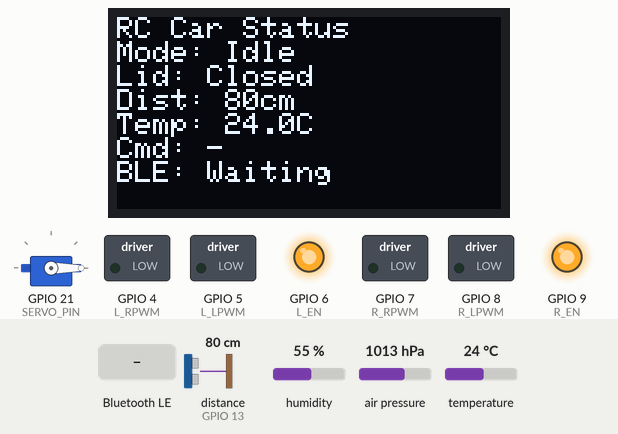
This sketch was run on a simulated ESP32-S3. On the bench: 128×64 one-colour display, servo, switched loads named in the sketch (green lamp = pin HIGH), output pins drawn as LEDs (lit = HIGH). Wiring (inferred from the names in the program): ultrasonic range finder: trigger GPIO 12; echo GPIO 13. The inputs (shaded band) are chosen by the test bench; at power-on: distance to the obstacle (sensor on GPIO 13) 80 cm, temperature 24 °C, humidity 55 %, air pressure 1013 hPa. The echo pulse lasts 58.3 µs per cm; nothing arrives over Bluetooth unless stated; a phone connects over Bluetooth LE 3 s after start; pins used as bus, display or sensor lines are not drawn; what the sketch prints to the serial monitor is not drawn.

Above: at 1.3 s.
1.4 s: Bluetooth LE write "1" received
At 4.2 s:
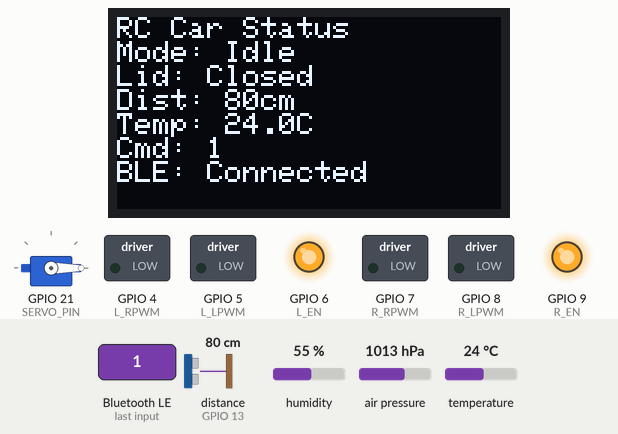
4.9 s: distance to the obstacle (sensor on GPIO 13) set to 2 cm
At 5.3 s:
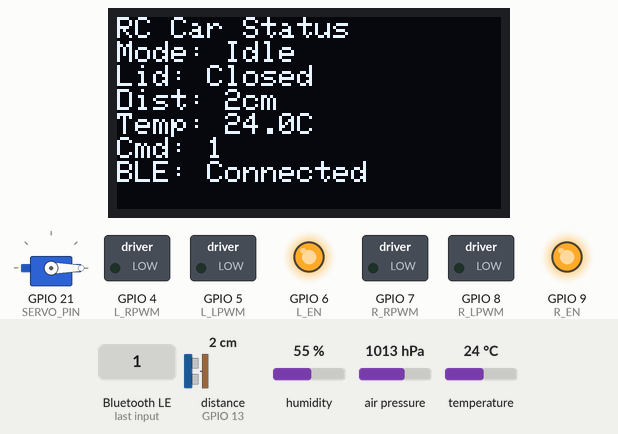
6.4 s: temperature set to 12 °C
At 7.9 s:
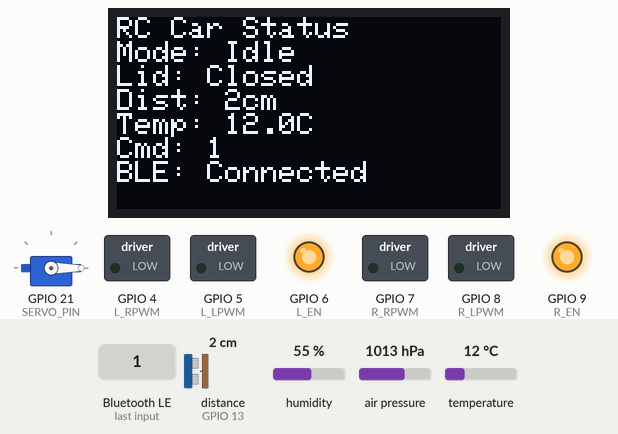
8.2 s: Bluetooth LE write "0" received
At 9.3 s:
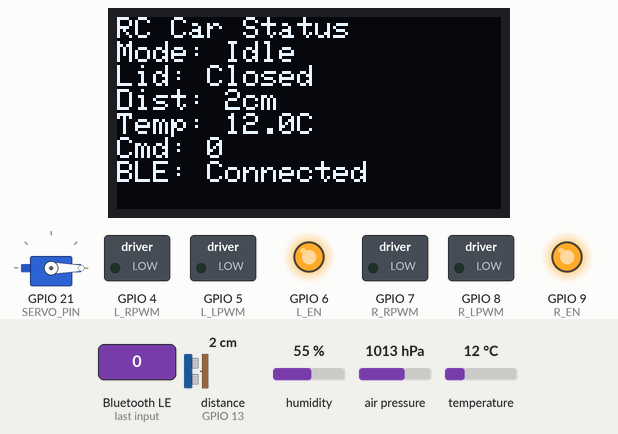
9.7 s: distance to the obstacle (sensor on GPIO 13) set to 4 cm
At 10.7 s:
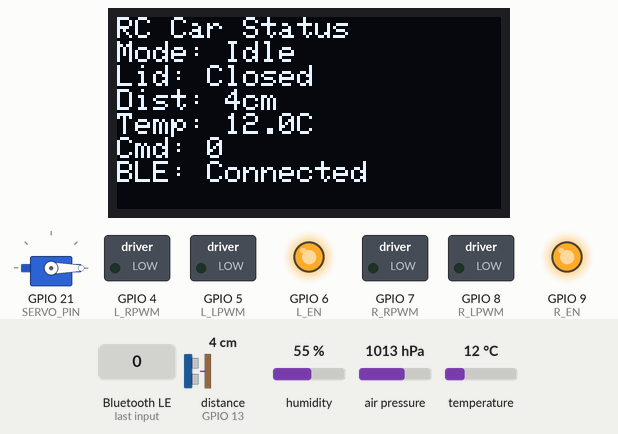
11.2 s: temperature set to 19 °C
Timing chart, 0 to 14.2 s (numbered marks = the images above; inputs shaded):
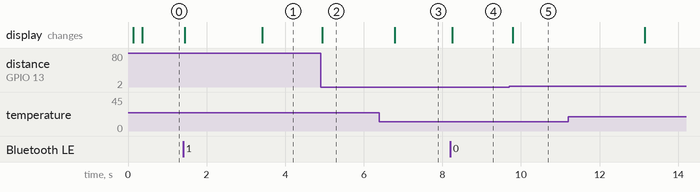

Measured:
- after the input at 1.4 s, the display: first changes at once (image 1 shows a later state)
- after the input at 4.9 s, the display: changes after 0.05 s (image 2)
- after the input at 6.4 s, the display: changes after 0.39 s (image 3)
- after the input at 8.2 s, the display: changes after 0.05 s (image 4)
- after the input at 9.7 s, the display: changes after 0.09 s (image 5)

The sketch:

bangla_rc_car.ino
```cpp
/*
  Bangla Voice-Controlled RC Car — Follow Me + Lid Servo
  Board: ESP32-S3-WROOM-1 N16R8 (Arduino IDE)

  ARCHITECTURE:
  The ESP32 cannot understand speech itself. Your phone (using the
  companion "bangla_voice_control.html" page) listens in Bangla,
  turns speech into short command words, and sends them to this
  sketch over Bluetooth LE. This sketch drives the hardware and
  sends short Bangla replies back, which your phone speaks aloud.

  REQUIRED LIBRARIES (Arduino IDE > Tools > Manage Libraries):
   - ESP32Servo
   - Adafruit GFX Library
   - Adafruit SSD1306
   - Adafruit Unified Sensor
   - Adafruit BMP085 Library      (works for BMP180 / GY-68)
   - DHT sensor library (by Adafruit)
   - MFRC522                     (by GithubCommunity)
   (BLEDevice/BLEServer come built-in with the ESP32 board package)

  BOARD SETTINGS (Tools menu):
   - Board: "ESP32S3 Dev Module"
   - USB CDC On Boot: "Enabled"
   - Flash Size: "16MB"
   - PSRAM: "OPI PSRAM"
   - Partition Scheme: "16M Flash (3MB APP/9.9MB FATFS)" or similar

  CALIBRATE before first real use:
   - LID_OPEN_ANGLE / LID_CLOSED_ANGLE for your box
   - FOLLOW_FAR_CM / FOLLOW_NEAR_CM for your follow-me comfort distance
*/

#include <Wire.h>
#include <SPI.h>
#include <ESP32Servo.h>
#include <Adafruit_GFX.h>
#include <Adafruit_SSD1306.h>
#include <Adafruit_Sensor.h>
#include <Adafruit_BMP085.h>
#include <DHT.h>
#include <MFRC522.h>
#include <BLEDevice.h>
#include <BLEServer.h>
#include <BLEUtils.h>
#include <BLE2902.h>

// ---------------- Pin map ----------------
#define I2C_SDA   1
#define I2C_SCL   2

#define L_RPWM    4
#define L_LPWM    5
#define L_EN      6

#define R_RPWM    7
#define R_LPWM    8
#define R_EN      9

#define DHT_PIN   11
#define DHT_TYPE  DHT11

#define SERVO_PIN 21

#define TRIG_PIN  12
#define ECHO_PIN  13

#define RFID_SCK  39
#define RFID_MISO 41
#define RFID_MOSI 40
#define RFID_SS   42
#define RFID_RST  38

// ---------------- Objects ----------------
Adafruit_SSD1306 display(128, 64, &Wire, -1);
Adafruit_BMP085 bmp;
DHT dht(DHT_PIN, DHT_TYPE);
Servo lidServo;
MFRC522 rfid(RFID_SS, RFID_RST);

// ---------------- BLE (Nordic UART-style service) ----------------
#define SERVICE_UUID  "6E400001-B5A3-F393-E0A9-E50E24DCCA9E"
#define CHAR_RX_UUID  "6E400002-B5A3-F393-E0A9-E50E24DCCA9E" // phone -> car
#define CHAR_TX_UUID  "6E400003-B5A3-F393-E0A9-E50E24DCCA9E" // car -> phone

BLEServer *bleServer;
BLECharacteristic *txChar;
bool bleConnected = false;
volatile bool newCommand = false;
String incomingCmd = "";

// ---------------- State ----------------
enum Mode { IDLE, DRIVING, FOLLOWING };
Mode currentMode = IDLE;
unsigned long driveUntil = 0;

const int DRIVE_MS    = 1000;  // each voice drive command runs this long
const int DRIVE_SPEED = 200;   // 0-255
const int TURN_SPEED  = 180;

const float FOLLOW_FAR_CM  = 40; // if farther than this, drive forward
const float FOLLOW_NEAR_CM = 20; // if closer than this, stop

int LID_OPEN_ANGLE   = 90;  // calibrate for your box
int LID_CLOSED_ANGLE = 0;   // calibrate for your box
bool lidOpen = false;

unsigned long lastSensorRead = 0;
float temperature = 0, distanceCm = -1;
double pressure = 0;
String lastCmdShown = "-";

// ---------------- BLE callbacks ----------------
class ServerCallbacks : public BLEServerCallbacks {

  void onConnect(BLEServer* s) override {
      bleConnected = true;
      Serial.println("Phone connected");
  }

  void onDisconnect(BLEServer* s) override {

      bleConnected = false;

      Serial.println("Phone disconnected");

      delay(300);

      BLEDevice::startAdvertising();
  }
};

class RxCallbacks : public BLECharacteristicCallbacks {
  void onWrite(BLECharacteristic *c) override {
    String v = String(c->getValue().c_str());
    v.trim();
    if (v.length() > 0) {
      Serial.print("Received: ");
      Serial.println(v);

      incomingCmd = v;
      newCommand = true;
    }
  }
};

void speak(const String &bnText) {
  if (bleConnected) {
    txChar->setValue(bnText.c_str());
    txChar->notify();
  }
  Serial.println(bnText);
}

// ---------------- Motor control ----------------
void setLeftMotor(int speed) {
  if (speed >= 0) { analogWrite(L_RPWM, speed); analogWrite(L_LPWM, 0); }
  else            { analogWrite(L_RPWM, 0); analogWrite(L_LPWM, -speed); }
}
void setRightMotor(int speed) {
  if (speed >= 0) { analogWrite(R_RPWM, speed); analogWrite(R_LPWM, 0); }
  else            { analogWrite(R_RPWM, 0); analogWrite(R_LPWM, -speed); }
}
void stopMotors() {
  setLeftMotor(0);
  setRightMotor(0);
  currentMode = IDLE;
}
void driveForward(int spd = DRIVE_SPEED) { setLeftMotor(spd); setRightMotor(spd); }
void driveBackward(int spd = DRIVE_SPEED) { setLeftMotor(-spd); setRightMotor(-spd); }
void turnLeft(int spd = TURN_SPEED)  { setLeftMotor(-spd); setRightMotor(spd); }
void turnRight(int spd = TURN_SPEED) { setLeftMotor(spd);  setRightMotor(-spd); }

// ---------------- Ultrasonic ----------------
float readDistanceCm() {
  digitalWrite(TRIG_PIN, LOW); delayMicroseconds(2);
  digitalWrite(TRIG_PIN, HIGH); delayMicroseconds(10);
  digitalWrite(TRIG_PIN, LOW);
  long duration = pulseIn(ECHO_PIN, HIGH, 25000); // 25ms timeout ~ 4m
  if (duration == 0) return -1;
  return duration * 0.0343f / 2.0f;
}

// ---------------- Lid servo ----------------
void openLid() {
  lidServo.write(LID_OPEN_ANGLE);
  lidOpen = true;
  speak("বক্স খোলা হয়েছে");
}
void closeLid() {
  lidServo.write(LID_CLOSED_ANGLE);
  lidOpen = false;
  speak("বক্স বন্ধ করা হয়েছে");
}

// ---------------- OLED ----------------
void updateDisplay() {
  display.clearDisplay();
  display.setCursor(0, 0);
  display.setTextSize(1);
  display.println("RC Car Status");
  display.print("Mode: ");
  display.println(currentMode == IDLE ? "Idle" : currentMode == DRIVING ? "Drive" : "Follow");
  display.print("Lid: ");  display.println(lidOpen ? "Open" : "Closed");
  display.print("Dist: "); display.print(distanceCm, 0); display.println("cm");
  display.print("Temp: "); display.print(temperature, 1); display.println("C");
  display.print("Cmd: ");  display.println(lastCmdShown);
  display.print("BLE: ");  display.println(bleConnected ? "Connected" : "Waiting");
  display.display();
}

// ---------------- Command handling ----------------
// The phone app sends one of these canonical Bangla words/phrases.
void handleCommand(String cmd) {
  lastCmdShown = cmd;
  Serial.print("Command = ");
  Serial.println(cmd);
  if (cmd == "সামনে") {
    currentMode = DRIVING;
    driveForward();
    driveUntil = millis() + DRIVE_MS;
    speak("সামনে যাচ্ছি");
  } else if (cmd == "পেছনে") {
    currentMode = DRIVING;
    driveBackward();
    driveUntil = millis() + DRIVE_MS;
    speak("পেছনে যাচ্ছি");
  } else if (cmd == "বামে") {
    currentMode = DRIVING;
    turnLeft();
    driveUntil = millis() + DRIVE_MS;
    speak("বামে ঘুরছি");
  } else if (cmd == "ডানে") {
    currentMode = DRIVING;
    turnRight();
    driveUntil = millis() + DRIVE_MS;
    speak("ডানে ঘুরছি");
  } else if (cmd == "থামো") {
    stopMotors();
    speak("থেমে গেছি");
  } else if (cmd == "ফলো") {
    currentMode = FOLLOWING;
    speak("আমি আপনাকে ফলো করছি");
  } else if (cmd == "ফলো বন্ধ") {
    stopMotors();
    speak("ফলো করা বন্ধ করেছি");
  } else if (cmd == "খোলো") {
    openLid();
  } else if (cmd == "বন্ধ") {
    closeLid();
  } else if (cmd == "স্ট্যাটাস") {
    String msg = "তাপমাত্রা " + String(temperature, 1) +
                 " ডিগ্রি, দূরত্ব " + String(distanceCm, 0) + " সেন্টিমিটার";
    speak(msg);
  } else {
    speak("দুঃখিত, বুঝতে পারিনি");
  }

  updateDisplay();
}

// ---------------- Setup ----------------
void setup() {
  Serial.begin(115200);

  pinMode(L_RPWM, OUTPUT); pinMode(L_LPWM, OUTPUT); pinMode(L_EN, OUTPUT);
  pinMode(R_RPWM, OUTPUT); pinMode(R_LPWM, OUTPUT); pinMode(R_EN, OUTPUT);
  digitalWrite(L_EN, HIGH);
  digitalWrite(R_EN, HIGH);

  pinMode(TRIG_PIN, OUTPUT);
  pinMode(ECHO_PIN, INPUT);

  Wire.begin(I2C_SDA, I2C_SCL);
  display.begin(SSD1306_SWITCHCAPVCC, 0x3C);
  display.clearDisplay();
  display.display();

  bmp.begin();
  dht.begin();

  lidServo.setPeriodHertz(50);
  lidServo.attach(SERVO_PIN, 500, 2400);
  closeLid();

  SPI.begin(RFID_SCK, RFID_MISO, RFID_MOSI, RFID_SS);
  rfid.PCD_Init();

  BLEDevice::init("BanglaRC-Car");
  bleServer = BLEDevice::createServer();
  bleServer->setCallbacks(new ServerCallbacks());
  BLEService *service = bleServer->createService(SERVICE_UUID);

  txChar = service->createCharacteristic(CHAR_TX_UUID, BLECharacteristic::PROPERTY_NOTIFY);
  txChar->addDescriptor(new BLE2902());

  BLECharacteristic *rxChar = service->createCharacteristic(CHAR_RX_UUID, BLECharacteristic::PROPERTY_WRITE);
  rxChar->setCallbacks(new RxCallbacks());

  service->start();

  // IMPORTANT: by default the ESP32 BLE library does NOT put the device's
  // name into the advertisement/scan-response packet, so Chrome's
  // requestDevice({filters:[{name:...}]}) can fail to find it even though
  // the device is advertising. Force the name in explicitly.
  service->start();

  BLEAdvertising *advertising = BLEDevice::getAdvertising();

  BLEAdvertisementData advData;
  advData.setName("BanglaRC-Car");
  advData.setCompleteServices(BLEUUID(SERVICE_UUID));

  advertising->setAdvertisementData(advData);

  BLEAdvertisementData scanData;
  scanData.setName("BanglaRC-Car");

  advertising->setScanResponseData(scanData);

  advertising->setScanResponse(true);

  BLEDevice::startAdvertising();

  updateDisplay();
  Serial.println("BLE advertising as BanglaRC-Car — open Serial Monitor to confirm this line prints without the board rebooting.");
}

// ---------------- Loop ----------------
void loop() {
  if (newCommand) {
    newCommand = false;
    handleCommand(incomingCmd);
  }

  // Auto-stop after a timed drive pulse
  if (currentMode == DRIVING && millis() > driveUntil) {
    stopMotors();
  }

  // Follow-me behavior
  if (currentMode == FOLLOWING) {
    if (distanceCm < 0) {
      setLeftMotor(0); setRightMotor(0);
    } else if (distanceCm > FOLLOW_FAR_CM) {
      driveForward(DRIVE_SPEED);
    } else if (distanceCm < FOLLOW_NEAR_CM) {
      setLeftMotor(0); setRightMotor(0);
    } else {
      driveForward(120);
    }
  }

  // Periodic sensor read
  if (millis() - lastSensorRead > 300) {
    lastSensorRead = millis();
    distanceCm = readDistanceCm();
    temperature = dht.readTemperature();
    pressure = bmp.readPressure();
    updateDisplay();
  }

  // RFID (read-only for now; UID printed to Serial — ask if you want
  // this to gate lid open/close by authorized card)
  if (rfid.PICC_IsNewCardPresent() && rfid.PICC_ReadCardSerial()) {
    Serial.print("Card UID: ");
    for (byte i = 0; i < rfid.uid.size; i++) Serial.print(rfid.uid.uidByte[i], HEX);
    Serial.println();
    rfid.PICC_HaltA();
  }
}
```
